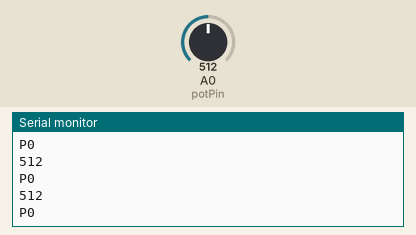
Simulated run of this sketch. Board: Arduino Uno, built with avr-gcc and run on an emulated ATmega328P. On the bench: the last lines printed to the serial monitor. The inputs (shaded band) are chosen by the test bench; at power-on: A0 (potPin) = 512.

Above: at 1.2 s.
1.3 s: A0 (potPin) set to 588
At 1.39 s:
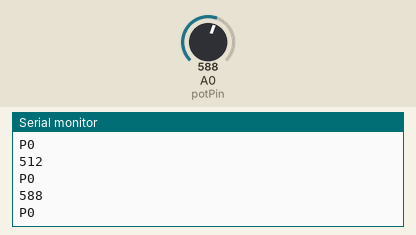
2.8 s: A0 (potPin) set to 557
At 2.9 s:
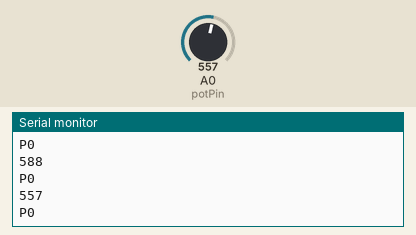
Timing chart, 0 to 5.8 s (numbered marks = the images above; inputs shaded):
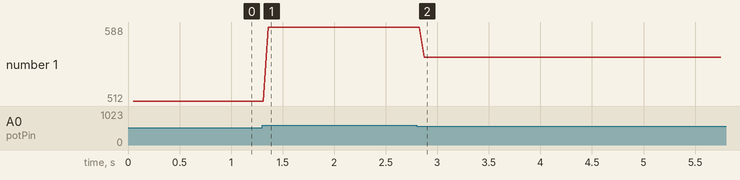

The sketch:

AnalogRead.ino
```cpp
/* Analog Read to LED
 * ------------------
 *
 * turns on and off a light emitting diode(LED) connected to digital
 * pin 13. The amount of time the LED will be on and off depends on
 * the potValue obtained by analogRead(). In the easiest case we connect
 * a potentiometer to analog pin 2.
 *
 * Created 1 December 2005
 * copyleft 2005 DojoDave <http://www.0j0.org>
 * http://arduino.berlios.de
 *
 */

int potPin = A0;    // select the input pin for the potentiometer
int potVal = 0;       // variable to store the potValue coming from the sensor
int mbdc = 0;

void setup() {
  Serial.begin(9600);
}

void loop() {
  potVal = analogRead(potPin);    // read the potValue from the sensor
  delay(50);                  // stop the program for some time
  Serial.println(potVal);
  Serial.println("\n");

	if (potVal > 200 && potVal < 210) {mbdc=1;}
	else if (potVal > 221 && potVal < 231) {mbdc=2;}
	else if (potVal > 242 && potVal < 252) {mbdc=3;}
	else if (potVal > 263 && potVal < 273) {mbdc=4;}
	else if (potVal > 284 && potVal < 294) {mbdc=5;}
	else if (potVal > 305 && potVal < 315) {mbdc=6;}
	else if (potVal > 326 && potVal < 336) {mbdc=7;}
	else if (potVal > 347 && potVal < 357) {mbdc=8;}
	else if (potVal > 368 && potVal < 378) {mbdc=9;}
	else if (potVal > 389 && potVal < 399) {mbdc=10;}
	else if (potVal > 410 && potVal < 420) {mbdc=11;}
	else if (potVal > 431 && potVal < 441) {mbdc=12;}
	else if (potVal > 452 && potVal < 462) {mbdc=13;}
	else if (potVal > 473 && potVal < 483) {mbdc=14;}
	else if (potVal > 494 && potVal < 504) {mbdc=15;}
	else if (potVal > 515 && potVal < 525) {mbdc=16;}
	else if (potVal > 536 && potVal < 546) {mbdc=17;}
	else if (potVal > 557 && potVal < 567) {mbdc=18;}
	else if (potVal > 578 && potVal < 588) {mbdc=19;}
	else if (potVal > 599 && potVal < 609) {mbdc=20;}
	else if (potVal > 620 && potVal < 630) {mbdc=21;}
	else if (potVal > 641 && potVal < 651) {mbdc=22;}
	else if (potVal > 662 && potVal < 672) {mbdc=23;}
	else if (potVal > 683 && potVal < 693) {mbdc=24;}
	else if (potVal > 704 && potVal < 714) {mbdc=25;}
	else if (potVal > 725 && potVal < 735) {mbdc=26;}
	else if (potVal > 746 && potVal < 756) {mbdc=27;}
	else if (potVal > 767 && potVal < 777) {mbdc=28;}
	else if (potVal > 788 && potVal < 798) {mbdc=29;}
	else if (potVal > 809 && potVal < 819) {mbdc=30;}
	else if (potVal > 830 && potVal < 840) {mbdc=31;}
	else if (potVal > 851 && potVal < 861) {mbdc=32;}
	else if (potVal > 872 && potVal < 882) {mbdc=33;}
	else if (potVal > 893 && potVal < 903) {mbdc=34;}
	else if (potVal > 914 && potVal < 924) {mbdc=35;}
	else if (potVal > 935 && potVal < 945) {mbdc=36;}


	Serial.print("P");
	Serial.print(mbdc);
	Serial.println("\n");
	yield();

}
```

Measured:
- after the input at 1.3 s, the serial monitor: prints a new line after 0.06 s (image 1)
- after the input at 2.8 s, the serial monitor: prints a new line after 0.08 s (image 2)
- plotted number 1: 512 → 588 after the input at 1.3 s, 588 → 557 after the input at 2.8 s
